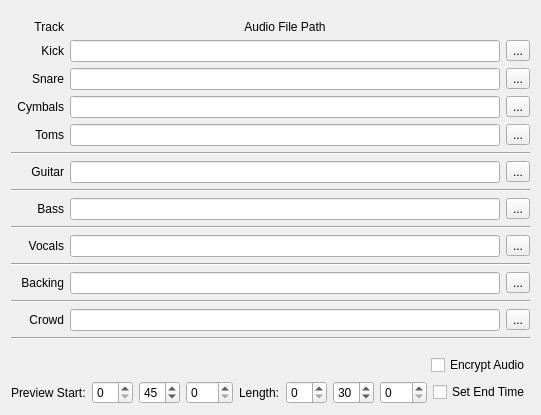
       <widget class="QWidget" name="audio_tab_wt">
        <attribute name="title">
         <string>Audio (WT)</string>
        </attribute>
        <layout class="QVBoxLayout" name="verticalLayout_3">
         <item>
          <widget class="QWidget" name="wt_audio_widget" native="true">
           <layout class="QVBoxLayout" name="verticalLayout_9">
            <property name="spacing">
             <number>6</number>
            </property>
            <property name="leftMargin">
             <number>0</number>
            </property>
            <property name="topMargin">
             <number>0</number>
            </property>
            <property name="rightMargin">
             <number>0</number>
            </property>
            <property name="bottomMargin">
             <number>0</number>
            </property>
            <item>
             <layout class="QGridLayout" name="ghwt_stems_layout">
              <property name="leftMargin">
               <number>0</number>
              </property>
              <property name="topMargin">
               <number>9</number>
              </property>
              <property name="bottomMargin">
               <number>9</number>
              </property>
              <item row="4" column="2">
               <widget class="QLineEdit" name="toms_input">
                <property name="enabled">
                 <bool>true</bool>
                </property>
               </widget>
              </item>
              <item row="12" column="3">
               <widget class="QToolButton" name="backing_select">
                <property name="enabled">
                 <bool>true</bool>
                </property>
                <property name="text">
                 <string>...</string>
                </property>
               </widget>
              </item>
              <item row="3" column="3">
               <widget class="QToolButton" name="cymbals_select">
                <property name="enabled">
                 <bool>true</bool>
                </property>
                <property name="text">
                 <string>...</string>
                </property>
               </widget>
              </item>
              <item row="7" column="0" colspan="4">
               <widget class="Line" name="line_4">
                <property name="orientation">
                 <enum>Qt::Horizontal</enum>
                </property>
               </widget>
              </item>
              <item row="8" column="1">
               <widget class="QLabel" name="bass_label">
                <property name="text">
                 <string>Bass</string>
                </property>
                <property name="alignment">
                 <set>Qt::AlignRight|Qt::AlignTrailing|Qt::AlignVCenter</set>
                </property>
               </widget>
              </item>
              <item row="2" column="3">
               <widget class="QToolButton" name="snare_select">
                <property name="enabled">
                 <bool>true</bool>
                </property>
                <property name="text">
                 <string>...</string>
                </property>
               </widget>
              </item>
              <item row="1" column="1">
               <widget class="QLabel" name="kick_label">
                <property name="text">
                 <string>Kick</string>
                </property>
                <property name="alignment">
                 <set>Qt::AlignRight|Qt::AlignTrailing|Qt::AlignVCenter</set>
                </property>
               </widget>
              </item>
              <item row="8" column="2">
               <widget class="QLineEdit" name="bass_input">
                <property name="enabled">
                 <bool>true</bool>
                </property>
               </widget>
              </item>
              <item row="14" column="1">
               <widget class="QLabel" name="crowd_label">
                <property name="text">
                 <string>Crowd</string>
                </property>
                <property name="alignment">
                 <set>Qt::AlignRight|Qt::AlignTrailing|Qt::AlignVCenter</set>
                </property>
               </widget>
              </item>
              <item row="2" column="1">
               <widget class="QLabel" name="snare_label">
                <property name="text">
                 <string>Snare</string>
                </property>
                <property name="alignment">
                 <set>Qt::AlignRight|Qt::AlignTrailing|Qt::AlignVCenter</set>
                </property>
               </widget>
              </item>
              <item row="15" column="0" colspan="4">
               <widget class="Line" name="line_8">
                <property name="orientation">
                 <enum>Qt::Horizontal</enum>
                </property>
               </widget>
              </item>
              <item row="8" column="3">
               <widget class="QToolButton" name="bass_select">
                <property name="enabled">
                 <bool>true</bool>
                </property>
                <property name="text">
                 <string>...</string>
                </property>
               </widget>
              </item>
              <item row="5" column="0" colspan="4">
               <widget class="Line" name="line_3">
                <property name="orientation">
                 <enum>Qt::Horizontal</enum>
                </property>
               </widget>
              </item>
              <item row="10" column="2">
               <widget class="QLineEdit" name="vocals_input">
                <property name="enabled">
                 <bool>true</bool>
                </property>
               </widget>
              </item>
              <item row="6" column="3">
               <widget class="QToolButton" name="guitar_select">
                <property name="enabled">
                 <bool>true</bool>
                </property>
                <property name="text">
                 <string>...</string>
                </property>
               </widget>
              </item>
              <item row="10" column="1">
               <widget class="QLabel" name="vocals_label">
                <property name="text">
                 <string>Vocals</string>
                </property>
                <property name="alignment">
                 <set>Qt::AlignRight|Qt::AlignTrailing|Qt::AlignVCenter</set>
                </property>
               </widget>
              </item>
              <item row="13" column="0" colspan="4">
               <widget class="Line" name="line_7">
                <property name="orientation">
                 <enum>Qt::Horizontal</enum>
                </property>
               </widget>
              </item>
              <item row="4" column="1">
               <widget class="QLabel" name="toms_label">
                <property name="text">
                 <string>Toms</string>
                </property>
                <property name="alignment">
                 <set>Qt::AlignRight|Qt::AlignTrailing|Qt::AlignVCenter</set>
                </property>
               </widget>
              </item>
              <item row="12" column="2">
               <widget class="QLineEdit" name="backing_input">
                <property name="enabled">
                 <bool>true</bool>
                </property>
               </widget>
              </item>
              <item row="4" column="3">
               <widget class="QToolButton" name="toms_select">
                <property name="enabled">
                 <bool>true</bool>
                </property>
                <property name="text">
                 <string>...</string>
                </property>
               </widget>
              </item>
              <item row="6" column="1">
               <widget class="QLabel" name="guitar_label">
                <property name="text">
                 <string>Guitar</string>
                </property>
                <property name="alignment">
                 <set>Qt::AlignRight|Qt::AlignTrailing|Qt::AlignVCenter</set>
                </property>
               </widget>
              </item>
              <item row="14" column="3">
               <widget class="QToolButton" name="crowd_select">
                <property name="enabled">
                 <bool>true</bool>
                </property>
                <property name="text">
                 <string>...</string>
                </property>
               </widget>
              </item>
              <item row="11" column="0" colspan="4">
               <widget class="Line" name="line_6">
                <property name="orientation">
                 <enum>Qt::Horizontal</enum>
                </property>
               </widget>
              </item>
              <item row="3" column="1">
               <widget class="QLabel" name="cymbals_label">
                <property name="text">
                 <string>Cymbals</string>
                </property>
                <property name="alignment">
                 <set>Qt::AlignRight|Qt::AlignTrailing|Qt::AlignVCenter</set>
                </property>
               </widget>
              </item>
              <item row="0" column="2">
               <widget class="QLabel" name="label">
                <property name="sizePolicy">
                 <sizepolicy hsizetype="Preferred" vsizetype="Fixed">
                  <horstretch>0</horstretch>
                  <verstretch>0</verstretch>
                 </sizepolicy>
                </property>
                <property name="text">
                 <string>Audio File Path</string>
                </property>
                <property name="alignment">
                 <set>Qt::AlignCenter</set>
                </property>
               </widget>
              </item>
              <item row="0" column="1">
               <widget class="QLabel" name="track_label">
                <property name="sizePolicy">
                 <sizepolicy hsizetype="Preferred" vsizetype="Fixed">
                  <horstretch>0</horstretch>
                  <verstretch>0</verstretch>
                 </sizepolicy>
                </property>
                <property name="text">
                 <string>Track</string>
                </property>
                <property name="alignment">
                 <set>Qt::AlignRight|Qt::AlignTrailing|Qt::AlignVCenter</set>
                </property>
               </widget>
              </item>
              <item row="14" column="2">
               <widget class="QLineEdit" name="crowd_input">
                <property name="enabled">
                 <bool>true</bool>
                </property>
               </widget>
              </item>
              <item row="10" column="3">
               <widget class="QToolButton" name="vocals_select">
                <property name="enabled">
                 <bool>true</bool>
                </property>
                <property name="text">
                 <string>...</string>
                </property>
               </widget>
              </item>
              <item row="3" column="2">
               <widget class="QLineEdit" name="cymbals_input">
                <property name="enabled">
                 <bool>true</bool>
                </property>
               </widget>
              </item>
              <item row="1" column="3">
               <widget class="QToolButton" name="kick_select">
                <property name="enabled">
                 <bool>true</bool>
                </property>
                <property name="text">
                 <string>...</string>
                </property>
               </widget>
              </item>
              <item row="2" column="2">
               <widget class="QLineEdit" name="snare_input">
                <property name="enabled">
                 <bool>true</bool>
                </property>
               </widget>
              </item>
              <item row="12" column="1">
               <widget class="QLabel" name="backing_label">
                <property name="text">
                 <string>Backing</string>
                </property>
                <property name="alignment">
                 <set>Qt::AlignRight|Qt::AlignTrailing|Qt::AlignVCenter</set>
                </property>
               </widget>
              </item>
              <item row="6" column="2">
               <widget class="QLineEdit" name="guitar_input">
                <property name="enabled">
                 <bool>true</bool>
                </property>
               </widget>
              </item>
              <item row="9" column="0" colspan="4">
               <widget class="Line" name="line_5">
                <property name="orientation">
                 <enum>Qt::Horizontal</enum>
                </property>
               </widget>
              </item>
              <item row="1" column="2">
               <widget class="QLineEdit" name="kick_input">
                <property name="enabled">
                 <bool>true</bool>
                </property>
               </widget>
              </item>
             </layout>
            </item>
            <item>
             <layout class="QHBoxLayout" name="horizontalLayout_13">
              <item alignment="Qt::AlignRight">
               <widget class="QCheckBox" name="encrypt_audio">
                <property name="text">
                 <string>Encrypt Audio</string>
                </property>
               </widget>
              </item>
             </layout>
            </item>
            <item>
             <layout class="QHBoxLayout" name="horizontalLayout_2">
              <item>
               <widget class="QLabel" name="preview_label">
                <property name="text">
                 <string>Preview Start:</string>
                </property>
               </widget>
              </item>
              <item>
               <widget class="QSpinBox" name="preview_minutes"/>
              </item>
              <item>
               <widget class="QSpinBox" name="preview_seconds">
                <property name="maximum">
                 <number>59</number>
                </property>
                <property name="value">
                 <number>45</number>
                </property>
               </widget>
              </item>
              <item>
               <widget class="QSpinBox" name="preview_mills">
                <property name="maximum">
                 <number>999</number>
                </property>
               </widget>
              </item>
              <item>
               <widget class="QLabel" name="length_label">
                <property name="text">
                 <string>Length:</string>
                </property>
               </widget>
              </item>
              <item>
               <widget class="QSpinBox" name="length_minutes"/>
              </item>
              <item>
               <widget class="QSpinBox" name="length_seconds">
                <property name="value">
                 <number>30</number>
                </property>
               </widget>
              </item>
              <item>
               <widget class="QSpinBox" name="length_mills">
                <property name="maximum">
                 <number>999</number>
                </property>
               </widget>
              </item>
              <item>
               <widget class="QCheckBox" name="ghwt_set_end">
                <property name="text">
                 <string>Set End Time</string>
                </property>
               </widget>
              </item>
             </layout>
            </item>
           </layout>
          </widget>
         </item>
        </layout>
       </widget>
